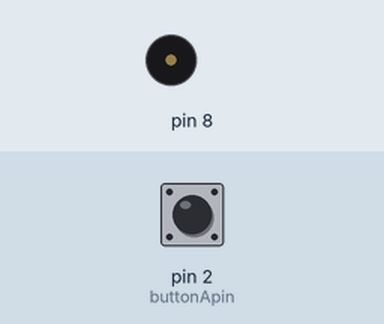
Simulated run of this sketch. Board: Arduino Uno, built with avr-gcc and run on an emulated ATmega328P. Shown: buzzer (waves = sounding). Inputs (shaded band) come from the test bench; at power-on: pin 2 (buttonApin) HIGH.

Above: at 1.2 s.
1.3 s: pin 2 (buttonApin) pulled LOW for 0.15 s
At 1.4 s:
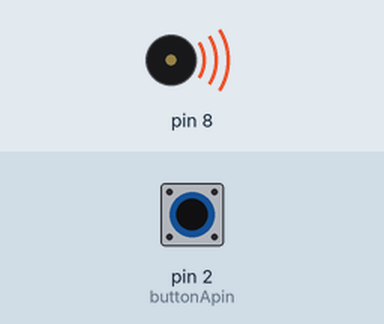
Timing chart, 0 to 11.9 s (numbered marks = the images above; inputs shaded):
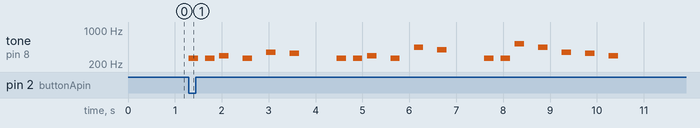

The sketch:

passiveBuzzWhenButton.ino
```cpp
//www.elegoo.com
//2016.12.08

#include "pitches.h"
int buttonApin = 2;

void setup()
{
   pinMode(buttonApin, INPUT_PULLUP);
}

void loop()
{
  if (digitalRead(buttonApin) == LOW){
      tone(8,NOTE_C4,200);
      delay(350);
      tone(8,NOTE_C4,200);
      delay(300);
      tone(8,NOTE_D4,200);
       delay(500);
      tone(8,NOTE_C4,200);
      delay(500);
      tone(8,NOTE_F4,200);
      delay(500);
      tone(8,NOTE_E4,200);

      delay(1000);

      tone(8,NOTE_C4,200);
      delay(350);
      tone(8,NOTE_C4,200);
      delay(300);
      tone(8,NOTE_D4,200);
       delay(500);
      tone(8,NOTE_C4,200);
      delay(500);
      tone(8,NOTE_A4,200);
      delay(500);
      tone(8,NOTE_G4,200);

      delay(1000);

      tone(8,NOTE_C4,200);
      delay(350);
      tone(8,NOTE_C4,200);
      delay(300);
      tone(8,NOTE_C5,200);
      delay(500);
      tone(8,NOTE_A4,200);
      delay(500);
      tone(8,NOTE_F4,200);
      delay(500);
      tone(8,NOTE_E4,200);
       delay(500);
       tone(8,NOTE_D4,200);
  }
}
```

Measured:
- after the input at 1.3 s, tone on pin 8: plays 262 Hz for 0.20 s, 262 Hz for 0.20 s, 294 Hz for 0.20 s, 262 Hz for 0.20 s, 349 Hz for 0.20 s, 330 Hz for 0.20 s … (19 notes in this stretch), starting at once
